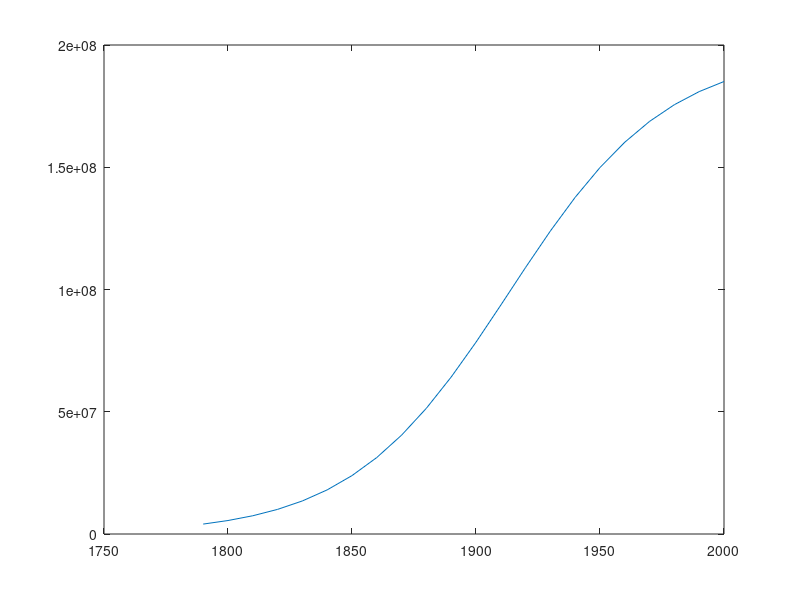

MATLAB code to generate this figure:
t = 1790 : 10 : 2000;
y = 197273000./(1+exp(-0.03134.*(t-1913.25)));
plot(t,y)
t = 1790;
py=-2;
while true
    y = 197273000./(1+exp(-0.03134.*(t-1913.25)));
    if((y-py)<1 & (y-py)>-1)
        break
    end
    py = y;
    t = t + 1;
end
fprintf("%d\n",t);

    

